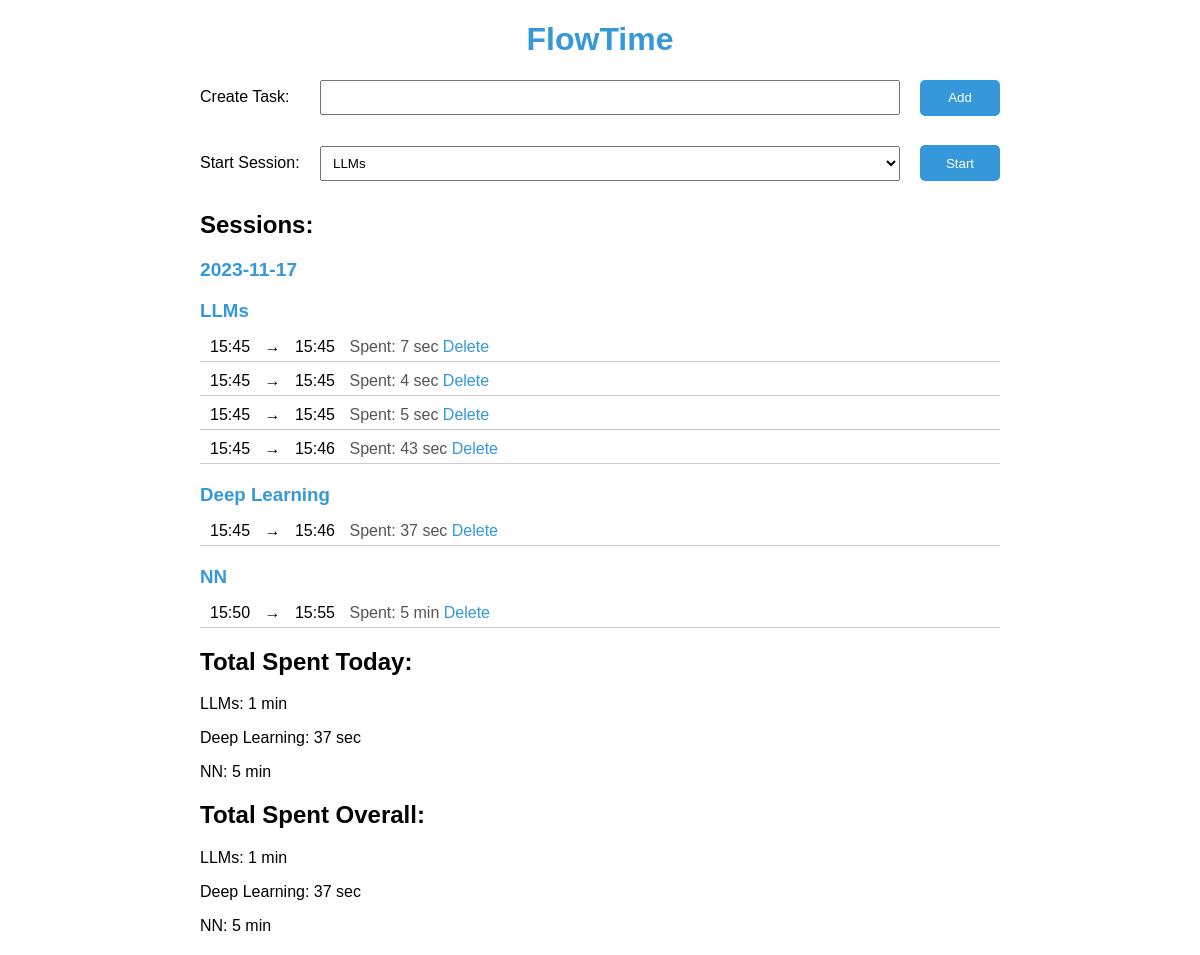
The page / on the database its author committed.
### app.py (models this page shows)
class Task(db.Model):
    id = db.Column(db.Integer, primary_key=True)
    name = db.Column(db.String(100), nullable=False)
    sessions = db.relationship("Session", backref="task", lazy=True)

class Session(db.Model):
    id = db.Column(db.Integer, primary_key=True)
    task_id = db.Column(db.Integer, db.ForeignKey("task.id"), nullable=False)
    start_time = db.Column(db.DateTime, default=datetime.utcnow)
    end_time = db.Column(db.DateTime)
    spent_time = db.Column(db.Interval)

### app.py (the view)
@app.route("/")
def index():
    tasks = Task.query.all()
    today = datetime.utcnow().date()
    today_totals = {}
    for task in tasks:
        task_sessions_today = Session.query.filter(
            Session.task_id == task.id, Session.start_time >= today, Session.end_time.isnot(None)
        ).all()
        total_time = sum(
            (session.end_time - session.start_time for session in task_sessions_today), timedelta()
        )
        today_totals[task.name] = total_time
    all_time_totals = {}
    for task in tasks:
        all_sessions = (
            Session.query.filter_by(task_id=task.id).filter(Session.end_time.isnot(None)).all()
        )
        total_time_all = sum(
            (session.end_time - session.start_time for session in all_sessions), timedelta()
        )
        all_time_totals[task.name] = total_time_all
    return render_template(
        "index.html",
        tasks=tasks,
        format_time=format_time,
        group_sessions_by_date=group_sessions_by_date,
        today_totals=today_totals,
        all_time_totals=all_time_totals,
    )

### app.py (called while the page is built)
def format_time(raw_time):
    if isinstance(raw_time, int):
        timedelta_obj = timedelta(seconds=raw_time)
    elif isinstance(raw_time, timedelta):
        timedelta_obj = raw_time
    else:
        raise ValueError("raw_time must be either an integer or a timedelta object")
    hours, remainder = divmod(timedelta_obj.seconds, 3600)
    minutes, seconds = divmod(remainder, 60)
    if hours > 0:
        return f"{hours} hour {minutes} min"
    elif minutes > 0:
        return f"{minutes} min"
    else:
        return f"{seconds} sec"

def group_sessions_by_date(tasks):
    grouped_sessions = {}
    for task in tasks:
        for session in task.sessions:
            session_date = session.start_time.date()
            if session_date not in grouped_sessions:
                grouped_sessions[session_date] = {}
            if task.name not in grouped_sessions[session_date]:
                grouped_sessions[session_date][task.name] = []
            grouped_sessions[session_date][task.name].append(session)
    return grouped_sessions

### templates/index.html (shortened to what this page needs)
<!DOCTYPE html>
<html lang="en">
<head>
    <link rel="stylesheet" href="{{ url_for('static', filename='styles.css') }}">
</head>
<body>
    <div class="container">
        <h1>FlowTime</h1>
        <form action="{{ url_for('add_task') }}" method="post" class="task-form">
            <label for="task_name">Create Task:</label>
            <input type="text" id="task_name" name="task_name" required>
            <button type="submit">Add</button>
        </form>
        <form action="{{ url_for('start_session') }}" method="post" class="task-form">
            <label for="task_id">Start Session:</label>
            <select id="task_id" name="task_id" required>
                {% for task in tasks %}
                <option value="{{ task.id }}">{{ task.name }}</option>
                {% endfor %}
            </select>
            <button type="submit">Start</button>
        </form>
        <h2>Sessions:</h2>
        {% set grouped_sessions = group_sessions_by_date(tasks) %}
        {% for date, task_sessions in grouped_sessions.items() %}
        <div class="date">{{ date.strftime('%Y-%m-%d') }}</div>
        {% for task_name, sessions in task_sessions.items() %}
        <div class="task-sessions">
            <h3>{{ task_name }}</h3>
            <ul>
                {% for session in sessions %}
                <li class="session">
                    <span class="time">{{ session.start_time.strftime('%H:%M') }}</span>
                    <span> → </span>
                    {% if session.end_time %}
                    <span class="time">{{ session.end_time.strftime('%H:%M') }}</span>
                    <span class="spent">Spent: {{ format_time(session.spent_time) }}</span>
                    {% else %}
                    <a class="end-session" href="{{ url_for('end_session', session_id=session.id) }}">End</a>
                    {% endif %}
                    <a class="end-session delete-session"
                        href="{{ url_for('delete_session', session_id=session.id) }}">Delete</a>
                </li>
                {% endfor %}
            </ul>
        </div>
        {% endfor %}
        {% endfor %}
        <h2>Total Spent Today:</h2>
        {% for task_name, total_time in today_totals.items() %}
        <p>{{ task_name }}: {{ format_time(total_time) }}</p>
        {% endfor %}
        <h2>Total Spent Overall:</h2>
        {% for task_name, total_time_all in all_time_totals.items() %}
        <p>{{ task_name }}: {{ format_time(total_time_all) }}</p>
        {% endfor %}
    </div>
</body>
</html>

### static/styles.css (style rules this page uses)
body { font-family: 'Arial', sans-serif; margin: 20px; }
.container { max-width: 800px; margin: 0 auto; }
h1 { color: #3498db; text-align: center; }
form { display: flex; justify-content: space-between; align-items: flex-start; margin-bottom: 20px; }
.task-form { display: flex; align-items: baseline; margin-bottom: 20px; }
label { flex: 0 0 100px; margin-right: 10px; }
input[type="text"], select { flex: 1; padding: 8px; box-sizing: border-box; margin-bottom: 10px; margin-right: 20px; margin-left: 10px; }
button { flex: 0 0 80px; padding: 8px 10px; background-color: #3498db; color: #fff; border: none; cursor: pointer; height: 36px; box-sizing: border-box; border-radius: 5px; }
ul { list-style-type: none; padding: 0; }
.task-sessions { margin-bottom: 20px; }
.task-sessions h3 { color: #3498db; margin-bottom: 5px; }
.task-sessions ul { list-style-type: none; padding: 0; }
.task-sessions li { margin-bottom: 10px; padding-bottom: 5px; }
.date { color: #3498db; font-weight: bold; font-size: larger; }
.session { border-bottom: 1px solid #ccc; padding-bottom: 5px; }
.time { margin-right: 10px; margin-left: 10px; }
.spent { color: #555; }
.end-session { text-decoration: none; color: #3498db; border-radius: 5px; }

### rows shown on the page
Task: name "LLMs", format_time "1 min"
Task: name "Deep Learning", format_time "37 sec"
Task: name "NN", format_time "5 min"

### other values the page prints
{{ date.strftime('%Y-%m-%d') }} "2023-11-17"
{{ session.start_time.strftime('%H:%M') }} "15:45"
{{ session.end_time.strftime('%H:%M') }} "15:45"
{{ session.end_time.strftime('%H:%M') }} "15:46"
{{ session.start_time.strftime('%H:%M') }} "15:50"
{{ session.end_time.strftime('%H:%M') }} "15:55"
form field task_id "LLMs"
